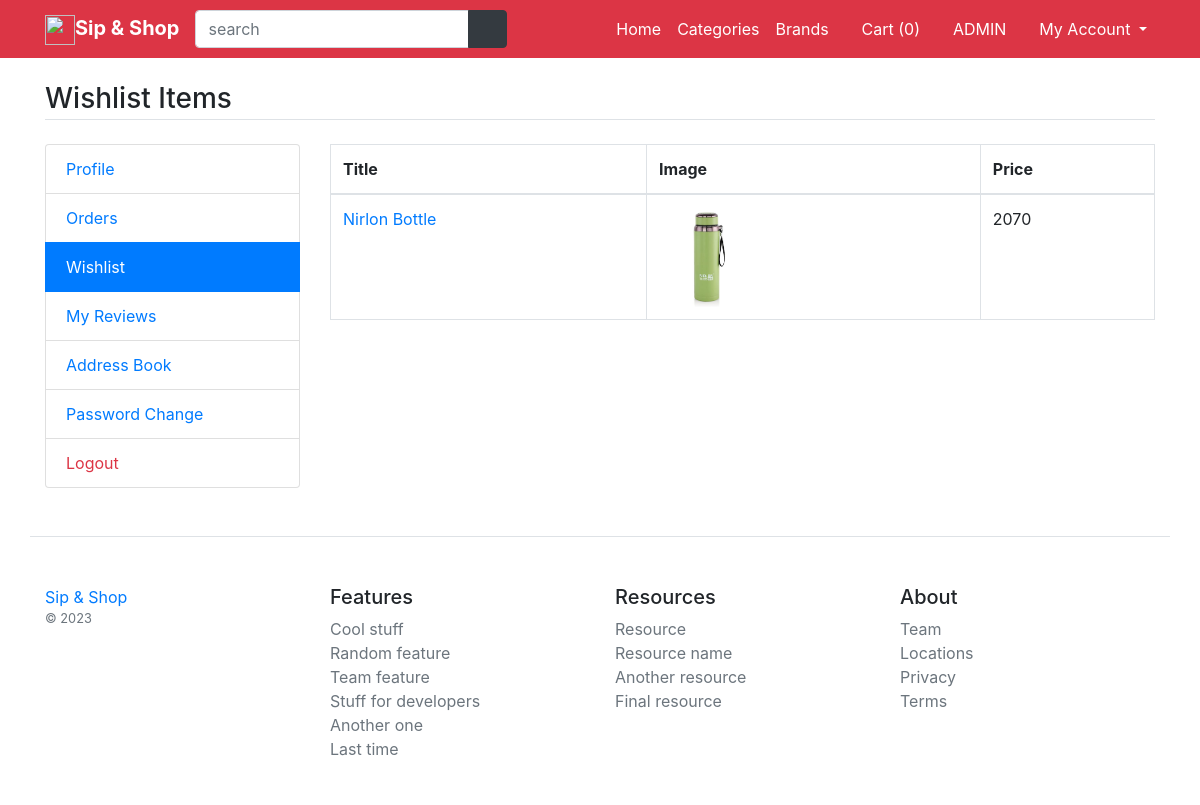
Screenshot of /my-wishlist (signed in) with the database file from the repository.
### main/models.py (models this page shows, shortened)
class Wishlist(models.Model):
    user=models.ForeignKey(User,on_delete=models.CASCADE)
    product=models.ForeignKey(Product,on_delete=models.CASCADE)
    class Meta:
        verbose_name_plural=' ➢ Wishlist'

class Product(models.Model):
    title=models.CharField(max_length=200)
    slug=models.CharField(max_length=400)
    detail=models.TextField()
    specs=models.TextField()
    category=models.ForeignKey(Category,on_delete=models.CASCADE)
    brand=models.ForeignKey(Brand,on_delete=models.CASCADE)
    color=models.ForeignKey(Color,on_delete=models.CASCADE)
    size=models.ForeignKey(Size,on_delete=models.CASCADE)
    stock=models.BooleanField(default=False)
    status=models.BooleanField(default=True)
    is_featured=models.BooleanField(default=False)
    class Meta:
        verbose_name_plural=' ➢ Products'

class ProductAttribute(models.Model):
    product=models.ForeignKey(Product,on_delete=models.CASCADE)
    price=models.PositiveIntegerField()
    color=models.ForeignKey(Color,on_delete=models.CASCADE)
    size=models.ForeignKey(Size,on_delete=models.CASCADE)
    image=models.ImageField(upload_to="product_imgs/",null=True)
    class Meta:
        verbose_name_plural=' ➢ Product Attributes'

### main/views.py (the view)
# urls.py: path('my-wishlist',views.my_wishlist, name='my_wishlist'),
def my_wishlist(request):
	wlist=Wishlist.objects.filter(user=request.user.id).order_by('-id')
	return render(request, 'user/wishlist.html',{'wlist':wlist})

### main/template_context.py (called while the page is built)
def get_filters(request):
    cats=Product.objects.distinct().values('category__title','category__id')
    brands=Product.objects.distinct().values('brand__title','brand__id')
    colors=ProductAttribute.objects.distinct().values('color__title','color__id','color__color_code')
    sizes=ProductAttribute.objects.distinct().values('size__title','size__id')
    minMaxPrice=ProductAttribute.objects.aggregate(Min('price'),Max('price'))
    data={
        'cats':cats,
		'brands':brands,
		'colors':colors,
		'sizes':sizes,
        'minMaxPrice':minMaxPrice,
    }
    return data

### main/templates/user/wishlist.html
{% extends 'base.html' %}
{% load static %}
{% block content %}
<main class="container my-4">
	<h3 class="my-4 border-bottom pb-1">Wishlist Items</h3>
	<div class="row">
		<div class="col-md-3">
			{% include 'user/user-sidebar.html' %}
		</div>
		<div class="col-md-9">
			<div class="table-responsive">
				<table class="table-bordered table">
					<thead>
						<tr>
							<th>Title</th>
							<th>Image</th>
							<th>Price</th>
						</tr>
					</thead>
					<tbody>
						{% for wl in wlist %}
						<tr>
							<td><a href="/product/{{wl.product.slug}}/{{wl.product.id}}">{{wl.product.title}}</a></td>
							<td>
								<img width="100" src="/media/{{wl.product.productattribute_set.first.image}}" alt="{{wl.product.title}}">
							</td>
							<td>{{wl.product.productattribute_set.first.price}}</td>
						</tr>
						{% endfor %}
					</tbody>
				</table>
			</div>
		</div>
	</div>
</main>
{% endblock %}

### rows the page displays
Wishlist: product "Nirlon Bottle", product.productattribute_set.first.image (picture), product.productattribute_set.first.price "2070"

### other values shown
{{ request.session.cartdata|length }} "0"
